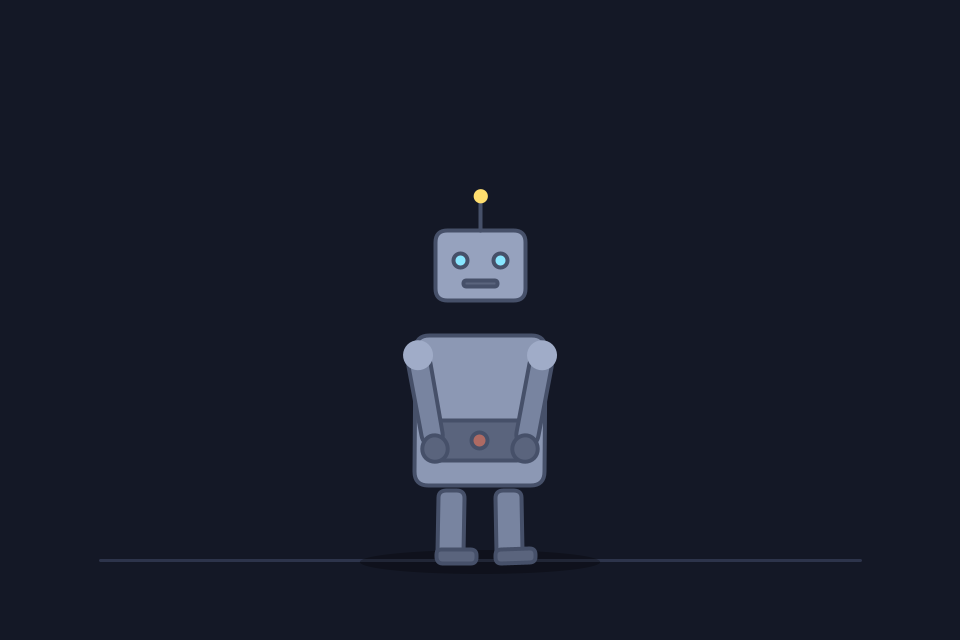
Frame 1 (no input)
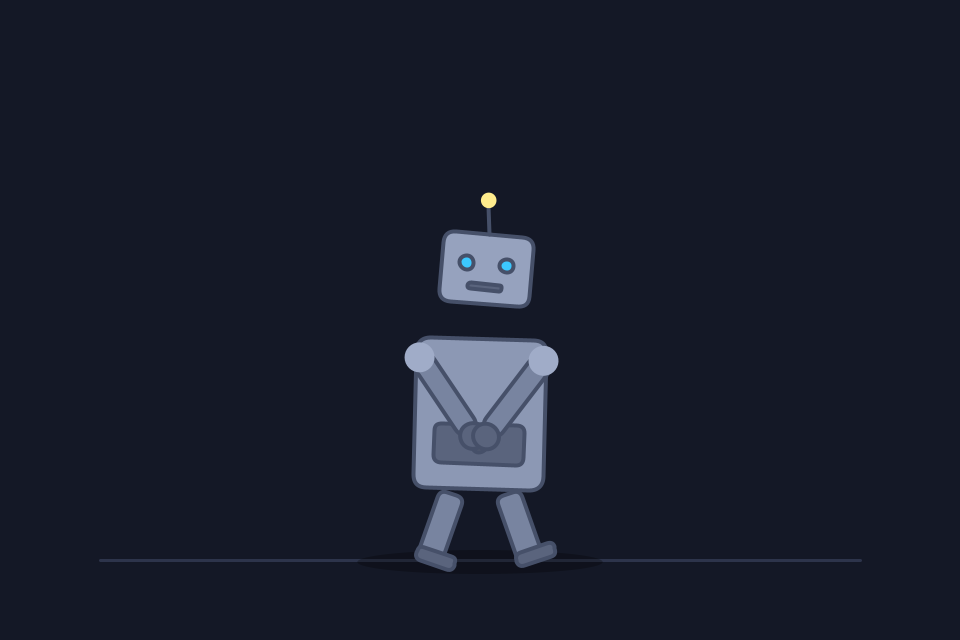
Frame 60 (the mouse pressed at the canvas centre just before this capture)
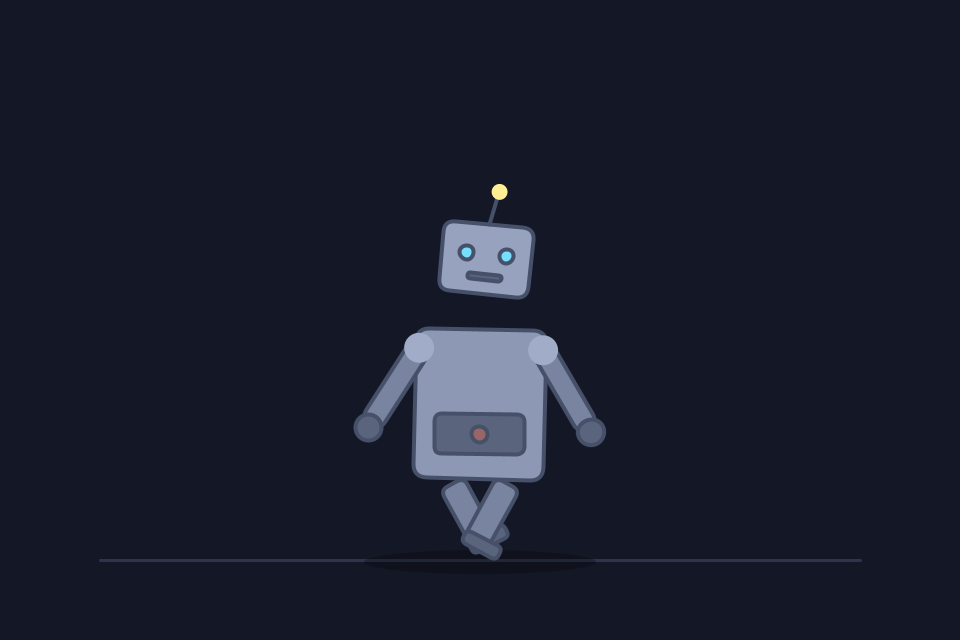
Frame 120 (the mouse held since frame 60 and released just before this capture)

The Processing sketch that drew these frames (run headless with seeded random() and noise(); from frame 60 on, the mouse is pressed at the canvas centre):

// Processing sketch: robot
// ── robot.pde
// robot.pde — an articulated walking robot
// Demonstrates hierarchical transforms: pushMatrix() / rotate() / popMatrix()
// at every joint, so each limb swings in its parent's coordinate space.

float t = 0;

void setup() {
  size(960, 640);
  rectMode(CENTER);
  ellipseMode(CENTER);
}

void draw() {
  background(20, 24, 38);
  t += 0.02;

  // Floor line and shadow
  stroke(45, 52, 75);
  strokeWeight(3);
  line(100, 560, width - 100, 560);
  noStroke();
  fill(0, 70);
  ellipse(width / 2, 562, 240 + sin(t * 2) * 8, 24);

  // Base of the robot, with a walking bob
  pushMatrix();
  translate(width / 2, 560);
  translate(0, sin(t * 2) * 6);
  drawRobot();
  popMatrix();
}

// Everything is drawn relative to the point between the robot's feet.
void drawRobot() {
  // --- Legs: swing opposite each other from the hips
  pushMatrix();
  translate(-28, -70);
  rotate(sin(t * 2) * 0.5);
  leg();
  popMatrix();

  pushMatrix();
  translate(28, -70);
  rotate(sin(t * 2 + PI) * 0.5);
  leg();
  popMatrix();

  // --- Torso: slight sway
  pushMatrix();
  translate(0, -150);
  rotate(sin(t) * 0.03);
  torso();

  // --- Arms: attached to the torso, swing opposite each other
  pushMatrix();
  translate(-62, -55);
  rotate(sin(t * 2 + PI) * 0.7 - 0.15);
  arm();
  popMatrix();

  pushMatrix();
  translate(62, -55);
  rotate(sin(t * 2) * 0.7 + 0.15);
  arm();
  popMatrix();

  // --- Head: attached to the torso, gentle tilt
  pushMatrix();
  translate(0, -105);
  rotate(sin(t * 0.7) * 0.08);
  head();
  popMatrix();

  popMatrix(); // torso
}

void leg() {
  stroke(70, 80, 105);
  strokeWeight(4);
  fill(120, 132, 160);
  rect(0, 35, 26, 70, 8);          // upper+lower leg as one piece
  fill(90, 100, 125);
  rect(6, 66, 40, 14, 6);          // foot, shifted forward
  noStroke();
}

void torso() {
  stroke(70, 80, 105);
  strokeWeight(4);
  fill(140, 152, 180);
  rect(0, 0, 130, 150, 14);        // chest

  fill(90, 100, 125);
  rect(0, 30, 90, 40, 8);          // belly panel

  // Blinking chest light
  float blink = (sin(t * 4) + 1) / 2;
  fill(lerpColor(color(80, 90, 110), color(255, 120, 90), blink));
  ellipse(0, 30, 16, 16);
  noStroke();
}

void arm() {
  stroke(70, 80, 105);
  strokeWeight(4);
  fill(120, 132, 160);
  rect(0, 45, 22, 90, 10);         // arm hangs down from the shoulder joint
  fill(90, 100, 125);
  ellipse(0, 95, 26, 26);          // hand
  noStroke();

  // Shoulder joint cap drawn at the local origin
  fill(160, 172, 200);
  ellipse(0, 0, 30, 30);
}

void head() {
  stroke(70, 80, 105);
  strokeWeight(4);
  fill(150, 162, 190);
  rect(0, -40, 90, 70, 12);        // head sits above the neck joint

  // Eyes glow and blink
  float blink = (sin(t * 4) + 1) / 2;
  fill(lerpColor(color(60, 200, 255), color(200, 255, 255), blink));
  ellipse(-20, -45, 14, 14);
  ellipse(20, -45, 14, 14);

  // Mouth: a small equalizer bar
  fill(90, 100, 125);
  rect(0, -22, 34, 6, 3);
  noStroke();

  // Antenna with a pulsing tip, wobbling in the head's space
  pushMatrix();
  translate(0, -75);
  rotate(sin(t * 3) * 0.25);
  stroke(70, 80, 105);
  strokeWeight(4);
  line(0, 0, 0, -28);
  noStroke();
  float pulse = (sin(t * 6) + 1) / 2;
  fill(lerpColor(color(255, 200, 60), color(255, 240, 150), pulse));
  ellipse(0, -34, 12 + pulse * 4, 12 + pulse * 4);
  popMatrix();
}
